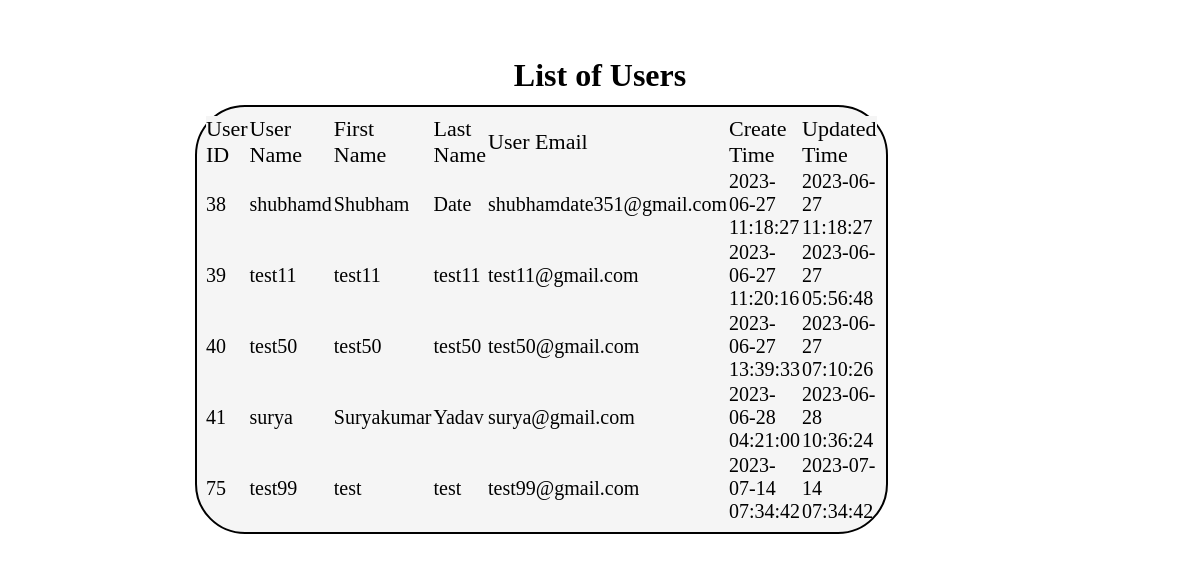
/crud_opration/php/users_list.php, run on the app's committed database.
### tables this page shows
CREATE TABLE IF NOT EXISTS `user` (
  `id` int NOT NULL AUTO_INCREMENT,
  `username` varchar(20) NOT NULL,
  `password` char(40) NOT NULL,
  `fname` varchar(20) NOT NULL,
  `lname` varchar(20) NOT NULL,
  `email` varchar(40) NOT NULL,
  `create_at` datetime NOT NULL,
  `updated_at` datetime NOT NULL,
  PRIMARY KEY (`id`),
  UNIQUE KEY `username` (`username`),
  UNIQUE KEY `email` (`email`)
);

### crud_opration/php/users_list.php (the view, shortened to what this page needs)
<?php
include('connection.php');
    $query = "select * from user";
    $user = mysqli_query($con,$query);
?>
</html>
<!DOCTYPE html>
<html lang="en">
<head>
    <link rel="stylesheet" a href="../css/users_list.css" />
</head>
<body>
    <div class="register">
        <h1>List of Users</h1>
        <table class="table">
            <tr id="headData">
                <td> User ID </td>
                <td> User Name </td>
                <td>First Name </td>
                <td>Last Name</td>
                <td> User Email </td>
                <td> Create Time </td>
                <td> Updated Time </td>
            </tr>
            <?php
                                    while($row=mysqli_fetch_assoc($user))
                                    {
                                        $id = $row['id'];
                                        $username = $row['username'];
                                        $fanme = $row['fname'];
                                        $lname = $row['lname'];
                                        $email = $row['email'];
                                        $create_at = $row['create_at'];
                                        $updated_at = $row['updated_at'];
                            ?>
            <tr id="row">
                <td><?php echo $id ?></td>
                <td><?php echo $username ?></td>
                <td><?php echo $fanme ?></td>
                <td><?php echo $lname ?></td>
                <td><?php echo $email ?></td>
                <td><?php echo $create_at ?></td>
                <td><?php echo $updated_at ?></td>
            </tr>
            <?php
                }
            ?>
        </table>
    </div>
</body>
</html>

### crud_opration/css/users_list.css (style rules this page uses)
* { padding: 0px; margin: 0px; box-sizing: border-box; }
.register { max-width: 75%; padding: 34px; margin: 23px; margin-inline: auto; }
.register h1 { text-align: center; }
.table { background-color: whitesmoke; border: 2px solid black; border-radius: 50px; outline: none; font-size: 16px; width: 80%; margin: 11px; padding: 7px; }
tr { color: black; }
#headData { font-size: 22px; text-align: justify; background-color: whitesmoke; }
#row { padding: 7px; margin: 11px; font-size: 20px; }

### data on the page
user: id "38", username "shubhamd", fname "Shubham", lname "Date", email "shubhamdate351@gmail.com", create_at "2023-06-27 11:18:27", updated_at "2023-06-27 11:18:27"
user: id "39", username "test11", fname "test11", lname "test11", email "test11@gmail.com", create_at "2023-06-27 11:20:16", updated_at "2023-06-27 05:56:48"
user: id "40", username "test50", fname "test50", lname "test50", email "test50@gmail.com", create_at "2023-06-27 13:39:33", updated_at "2023-06-27 07:10:26"
user: id "41", username "surya", fname "Suryakumar", lname "Yadav", email "surya@gmail.com", create_at "2023-06-28 04:21:00", updated_at "2023-06-28 10:36:24"
user: id "75", username "test99", fname "test", lname "test", email "test99@gmail.com", create_at "2023-07-14 07:34:42", updated_at "2023-07-14 07:34:42"
